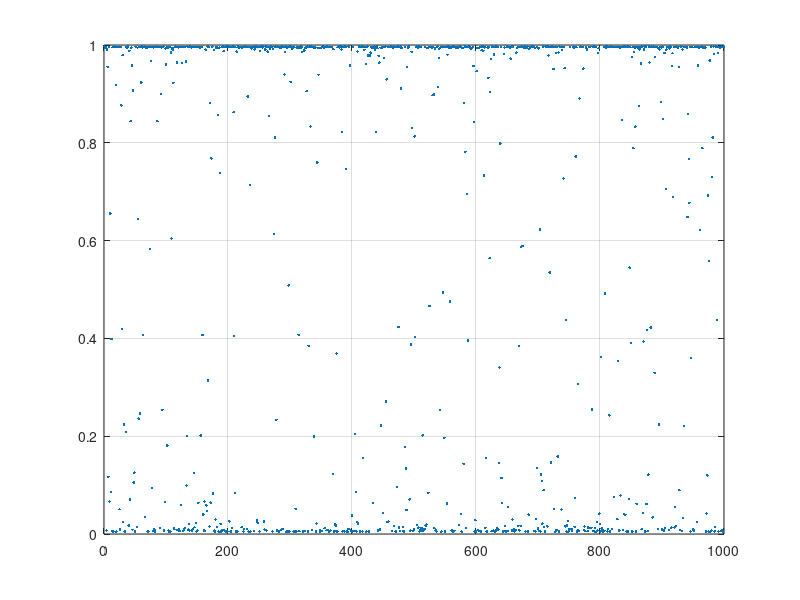

Write the MATLAB code that produced this figure.
clear all;
nInput = 1;
nLayers = 2;
nHidden = 2;

L1 = randn(nHidden, nInput+1);  % all one initialization lead to wrong result!
L2 = ones(1, nHidden+1);

nSample = 1e3;
inputs = randn(1, nSample);
% inputs(inputs>0.4) = inputs(inputs>0.4) + 0.6;
target = (abs(inputs) > .5);

nIter = 1200;
lr = .01;
L2_1 = zeros(1,nIter); L2_2 = L2_1;
for i=1:nIter
    %forward
    i_L1 = [inputs; ones(1,nSample)]; % bias
    f_L1 = L1 * i_L1;
    o_L1 = 1./(1+exp(-f_L1));   % sigmoid
    
    i_L2 = [o_L1; ones(1, nSample)];
    f_L2 = L2 * i_L2;
    o_L2 = 1./(1+exp(-f_L2)); 
    
    output = o_L2;

    %error
    error = output - target;
    
    %backward
%     delta2 = repmat((error.*output.*(1-output)) , nHidden+1,1);
%     delta1 = repmat(L2',1,nSample).*delta2.*i_L2.*(1-i_L2);
%     L2 = L2 - lr*sum( (i_L2.*delta2)' );
%     L1 = L1 - lr*( (i_L1*delta1(1:2,:)') );

    delta2 = error.*output.*(1-output);
    delta1 = repmat(L2',1,nSample).*repmat(delta2, nHidden+1,1).*i_L2.*(1-i_L2);
    L2 = L2 - lr*delta2*i_L2' ;
    L1 = L1 - lr*delta1(1:nHidden,:)*i_L1';
    
end
figure; plot(output,'.'); grid on;


